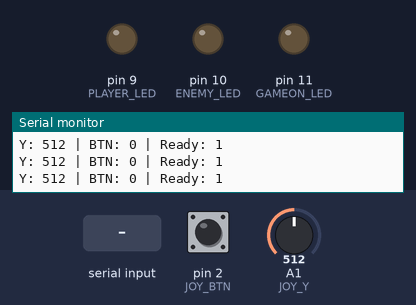
The sketch below on a simulated Arduino Leonardo, built with avr-gcc and run on an emulated ATmega32U4. Shown: output pins drawn as LEDs (lit = HIGH), the last lines printed to the serial monitor. Dashed ring = blinking. The inputs (shaded band) are chosen by the test bench; at power-on: pin 2 (JOY_BTN) HIGH, A1 (JOY_Y) = 512.

Above: at 1.2 s.
1.3 s: pin 2 (JOY_BTN) pulled LOW for 1 s
At 1.42 s:
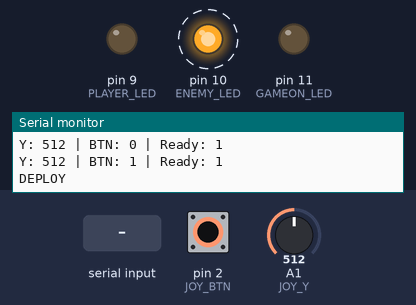
4.3 s: "PLAYER_HIT\n" received over Serial
At 4.45 s:
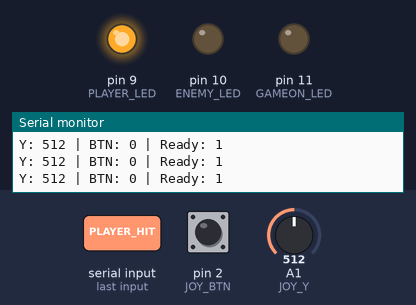
6.0 s: "GAME_ON\n" received over Serial
At 6.3 s:
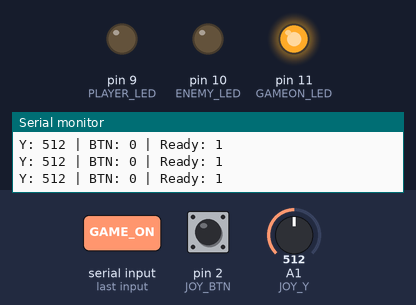
7.5 s: pin 2 (JOY_BTN) pulled LOW for 0.15 s
At 7.68 s:
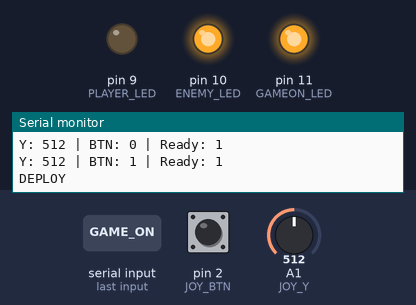
9.2 s: "PLAYER_HIT\n" received over Serial
At 9.3 s:
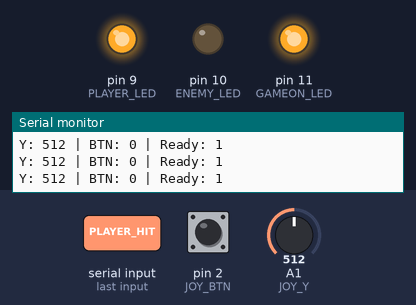
10.9 s: "GAME_OFF\n" received over Serial
At 11.8 s:
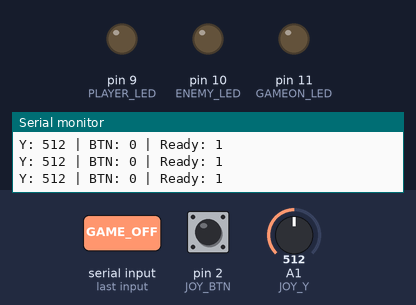
Timing chart, 0 to 13.4 s (numbered marks = the images above; inputs shaded):
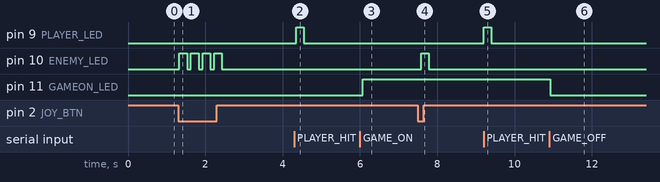

The sketch:

Gamehardware.ino
```cpp
// File: zombie_vs_robots.ino

// Joystick pins
const int JOY_X = A0;
const int JOY_Y = A1;
const int JOY_BTN = 2;

// LED output pins
const int PLAYER_LED = 9;
const int ENEMY_LED = 10;
const int GAMEON_LED = 11;

bool readyToDeploy = true;

void setup() {
  pinMode(JOY_BTN, INPUT_PULLUP);
  pinMode(PLAYER_LED, OUTPUT);
  pinMode(ENEMY_LED, OUTPUT);
  pinMode(GAMEON_LED, OUTPUT);

  digitalWrite(GAMEON_LED, LOW); // Game off by default

  Serial.begin(9600);
  while (!Serial); // Optional: only needed for Leonardo/Micro
  Serial.println("🟢 Arduino Ready");
}

void loop() {
  int y = analogRead(JOY_Y);
  bool buttonPressed = digitalRead(JOY_BTN) == LOW;

  Serial.print("Y: ");
  Serial.print(y);
  Serial.print(" | BTN: ");
  Serial.print(buttonPressed);
  Serial.print(" | Ready: ");
  Serial.println(readyToDeploy);

  if (buttonPressed && readyToDeploy) {
    Serial.println("DEPLOY");
    flashLED(ENEMY_LED); // 🔵 Flash on deploy
  }


  if (Serial.available()) {
    String cmd = Serial.readStringUntil('\n');
    cmd.trim();

    if (cmd == "PLAYER_HIT") {
      flashLED(PLAYER_LED);
    } else if (cmd == "ENEMY_HIT") {
      flashLED(ENEMY_LED);
    } else if (cmd == "GAME_ON") {
      digitalWrite(GAMEON_LED, HIGH);
    } else if (cmd == "GAME_OFF") {
      digitalWrite(GAMEON_LED, LOW);
    }
  }

  delay(100);
}

void flashLED(int pin) {
  digitalWrite(pin, HIGH);
  delay(200);
  digitalWrite(pin, LOW);
}
```

Measured:
- after the input at 1.3 s, pin 10 (ENEMY_LED): alternates HIGH for 0.20 s and LOW for 0.10 s, 8 changes in all, then stays LOW, starting at once
- after the input at 4.3 s, pin 9 (PLAYER_LED): LOW → HIGH after 0.05 s, → LOW 0.20 s later
- after the input at 6.0 s, pin 11 (GAMEON_LED): LOW → HIGH after 0.07 s
- after the input at 7.5 s, pin 10 (ENEMY_LED): LOW → HIGH after 0.09 s, → LOW 0.20 s later
- after the input at 9.2 s, pin 9 (PLAYER_LED): LOW → HIGH at once, → LOW 0.20 s later
- after the input at 10.9 s, pin 11 (GAMEON_LED): HIGH → LOW at once
